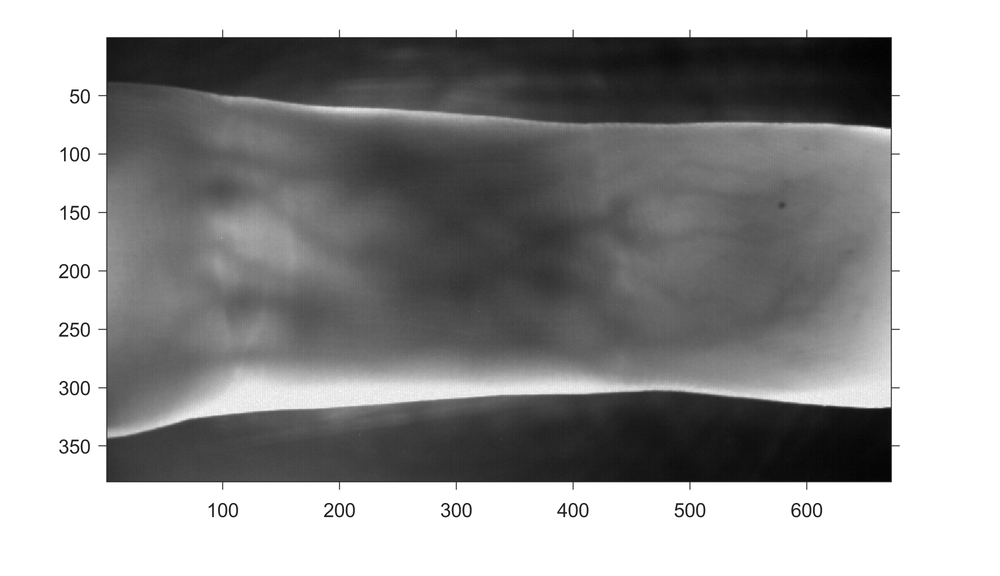
%> input picture own_functions/Skeletonizing_algorithms/original.png, 1000 x 576 px, shrunk from 2140 x 1232 before the run
$ octave --eval "result = MECskeletonize(imread('Skeletonizing_algorithms/original.png'));"   (GNU Octave 9; MATLAB toolbox functions it lacks are replaced by stand-ins)
%> lines starting %> are read from the running program, lines starting %| are printed output that depends on the picture; in (x1, y1, x2, y2) boxes, pixels count from 0 and x2, y2 are one past the last pixel; in counts of white or black regions, pixels touching at a corner belong together; the program's own positions count from 1
### own_functions/lee_region.m
function [region, edges] = lee_region(img, mask_h, mask_w)
%> called with mask_h = 4, mask_w = 20
% Localise the finger region

% Parameters:
%  img    - Input vascular image
%  mask_h - Height of the mask
%  mask_w - Width of the mask

% Returns:
%  region - Binary mask indicating the finger region
%  edges  - Matrix containing two rows, first row corresponds to the
%           y-positions of the upper finger edge and the second row
%           corresponds to the y-positions of the lower finger edge.

% Reference:
% Finger vein recognition using minutia-based alignment and local binary
%   pattern-based feature extraction
% E.C. Lee, H.C. Lee and K.R. Park
% International Journal of Imaging Systems and Technology
%   Volume 19, Issue 3, September 2009, Pages 175-178
% doi: 10.1002/ima.20193

% Author:  Bram Ton <b.t.ton@alumnus.utwente.nl>
% Date:    20th March 2012
% License: Simplified BSD License

[img_h, img_w] = size(img);
%> img_h = 576; img_w = 3000

% Determine lower half starting point
if mod(img_h,2) == 0
    half_img_h = img_h/2 + 1;
%> half_img_h = 289
else
    half_img_h = ceil(img_h/2);
end

% Construct mask for filtering
mask = zeros(mask_h,mask_w);
mask(1:mask_h/2,:) = -1;
mask(mask_h/2 + 1:end,:) = 1;

% Filter image using mask
img_filt = imfilter(img, mask,'replicate');
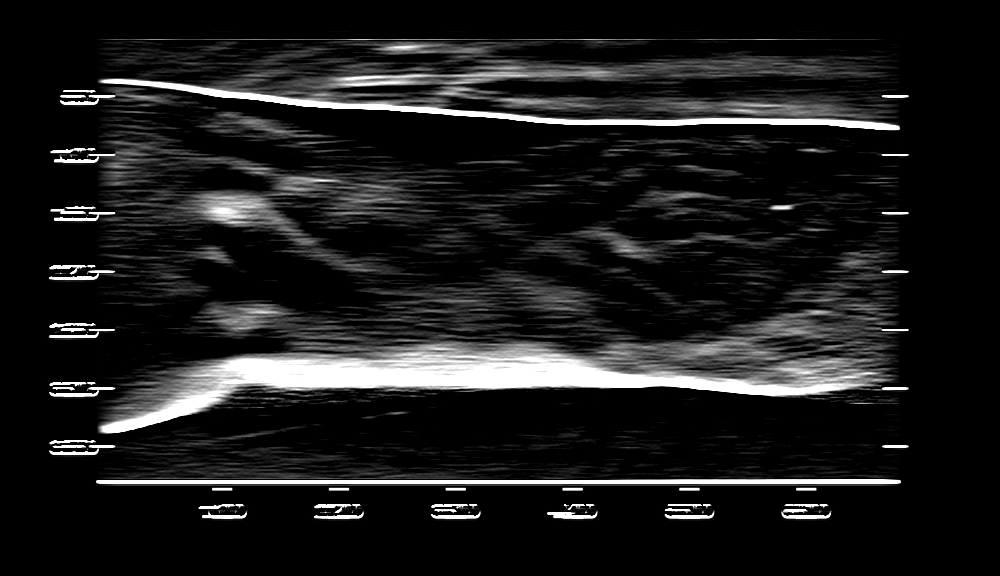
%> img_filt: size 576x1000x3 uint8; min 0, max 255, mean 28.3
%figure; imshow(img_filt)

% Upper part of filtred image
img_filt_up = img_filt(1:floor(img_h/2),:);
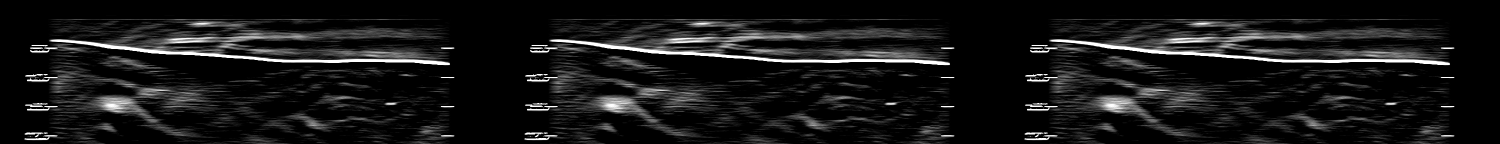
%> img_filt_up: size 288x3000 uint8 (shown at 1/2 size); min 0, max 255, mean 22.8
[~, y_up] = max(img_filt_up);
%> y_up = 3000 values, max 279 at index 49, min 1 at index 1, mean 92.64

% Lower part of filtred image
img_filt_lo = img_filt(half_img_h:end,:);
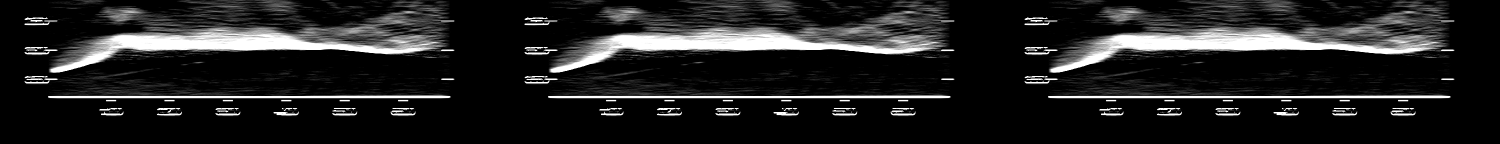
%> img_filt_lo: size 288x3000 uint8 (shown at 1/2 size); min 0, max 255, mean 33.8
[~,y_lo] = min(img_filt_lo);
%> y_lo = 3000 values, max 55 at index 831, min 1 at index 1, mean 7.09

% Fill region between upper and lower edges
region = zeros(size(img));
for i=1:img_w
    region(y_up(i):y_lo(i)+size(img_filt_lo,1), i) = 1;
end
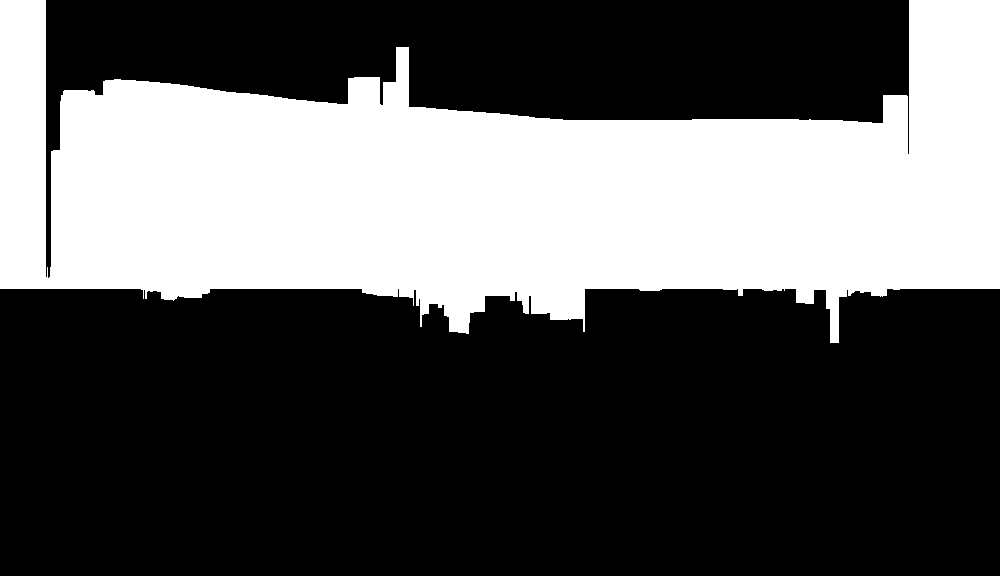
%> region: size 576x1000x3 double; values 0 (black) and 1 (white), 35.3% white; 1 white region, box (x1, y1, x2, y2) and area: (0, 0, 1000, 343) 203452
region = imbinarize(region, 0);
% Save y-position of finger edges
edges = zeros(2,img_w);
edges(1,:) = y_up;
edges(2,:) = round(y_lo + size(img_filt_lo,1));

### own_functions/mean_curvature.m
function H = mean_curvature(im)

  Ix = Dx(im);
  Iy = Dy(im);
  Ixx = Dx(Ix);
  Iyy = Dy(Iy);
  Ixy = Dx(Iy);
  H = 0.5.*((Ixx.*(Iy.^2) - 2 .*Ixy.*Ix.*Iy+Iyy.*(Ix.^2))./((Ix.^2 + Iy.^2).^(3/2)));

end

function d = Dx(u)

  [row,column,p] = size(u);
  d = zeros(row,column,p);
  d(:,2:column,:) = u(:,1:column-1,:) - u(:,2:column,:);
  d(:,1,:) = u(:,1,:) - u(:,column,:);

end

function d = Dy(u)

  [row, column, p] = size(u);
  d = zeros(row, column, p);
  d(2:row,:,:) = u(1:row-1,:,:) - u(2:row,:,:);
  d(1,:,:) = u(1,:,:)-u(row,:,:);

end

### own_functions/filledgegaps.m
% FILLEDGEGAPS  Fills small gaps in a binary edge map image
%
% Usage: bw2 = filledgegaps(bw, gapsize)
%
% Arguments:    bw - Binary edge image
%          gapsize - The edge gap size that you wish to be able to fill.
%                    Use the smallest value you can. (Odd values work best).
%
% Returns:     bw2 - The binary edge image with gaps filled.
%
%
% Strategy: A binary circular blob of radius = gapsize/2 is placed at the end of
% every edge segment.  If the ends of two edge segments are in close proximity
% the circular blobs will overlap.  The image is then thinned.  Where circular
% blobs at end points overlap the thinning process will leave behind a line of
% pixels linking the two end points.  Where an end point is isolated the
% thinning process will erode the circular blob away so that the original edge
% segment is restored.
%
% Use the smallest gapsize value you can.  With large values all sorts of
% unwelcome linking can occur.
%
% The circular blobs are generated using the function CIRCULARSTRUCT which,
% unlike MATLAB's STREL, will accept real valued radius values.  Note that I
% suggest that you use an odd value for 'gapsize'.  This results in a radius
% value of the form x.5 being passed to CIRCULARSTRUCT which results in discrete
% approximation to a circle that seems to respond to thinning in a 'good'
% way. With integer radius values CIRCULARSTRUCT can produce circles that
% result in minor artifacts being generated by the thinning process.
%
% See also: FINDENDSJUNCTIONS, FINDISOLATEDPIXELS, CIRCULARSTRUCT, EDGELINK

% Copyright (c) 2013 Peter Kovesi
% Centre for Exploration Targeting
% The University of Western Australia
% peter.kovesi at uwa edu au
%
% Permission is hereby granted, free of charge, to any person obtaining a copy
% of this software and associated documentation files (the "Software"), to deal
% in the Software without restriction, subject to the following conditions:
%
% The above copyright notice and this permission notice shall be included in
% all copies or substantial portions of the Software.
%
% The Software is provided "as is", without warranty of any kind.

% PK May 2013

function bw = filledgegaps(bw, gapsize)

    [rows, cols] = size(bw);

    % Generate a binary circle with radius gapsize/2 (but not less than 1)
    blob = circularstruct(max(gapsize/2, 1));

    rad = (size(blob,1)-1)/2;  % Radius of resulting blob matrix. Note
                               % circularstruct returns an odd sized matrix

    % Get coordinates of end points and of isolated pixels
    [~, ~, re, ce] = findendsjunctions(bw);
    [ri, ci] = findisolatedpixels(bw);

    re = [re;ri];
    ce = [ce;ci];

    % Place a circular blob at every endpoint and isolated pixel
    for n = 1:length(re)

        if (re(n) > rad) && (re(n) < rows-rad) && ...
                (ce(n) > rad) && (ce(n) < cols-rad)

            bw(re(n)-rad:re(n)+rad, ce(n)-rad:ce(n)+rad) = ...
                bw(re(n)-rad:re(n)+rad, ce(n)-rad:ce(n)+rad) | blob;
        end
    end

    bw = bwmorph(bw, 'thin', inf);  % Finally thin

    % At this point, while we may have joined endpoints that were close together
    % we typically have also generated a number of small loops where there were
    % more than one endpoint close to an edge.  To address this we identfy the
    % loops by finding 4-connected blobs in the inverted image.  Blobs that are
    % less than or equal to the size of the blobs we used to link edges are
    % filled in, the image reinverted and then rethinned.

    L = bwlabel(~bw,4);
    stats = regionprops(L, 'Area');

    % Get blobs with areas <= pi* (gapsize/2)^2
    ar = cat(1,stats.Area);
    ind = find(ar <= pi*(gapsize/2)^2);

    % Fill these blobs in image bw
    for n = ind'
        bw(L==n) = 1;
    end

    bw = bwmorph(bw, 'thin', inf);  % thin again


### own_functions/circularstruct.m
% CIRCULARSTRUCT
%
% Function to construct a circular structuring element
% for morphological operations.
%
% function strel = circularstruct(radius)
%
% Note radius can be a floating point value though the resulting
% circle will be a discrete approximation
%
% Peter Kovesi   March 2000

function strel = circularstruct(radius)

if radius < 1
  error('radius must be >= 1');
end

dia = ceil(2*radius);  % Diameter of structuring element

if mod(dia,2) == 0     % If diameter is a odd value
 dia = dia + 1;        % add 1 to generate a `centre pixel'
end

r = fix(dia/2);
[x,y] = meshgrid(-r:r);
rad = sqrt(x.^2 + y.^2);
strel = rad <= radius;

### own_functions/findendsjunctions.m
% FINDENDSJUNCTIONS - find junctions and endings in a line/edge image
%
% Usage: [rj, cj, re, ce] = findendsjunctions(edgeim, disp)
%
% Arguments:  edgeim - A binary image marking lines/edges in an image.  It is
%                      assumed that this is a thinned or skeleton image
%             disp   - An optional flag 0/1 to indicate whether the edge
%                      image should be plotted with the junctions and endings
%                      marked.  This defaults to 0.
%
% Returns:    rj, cj - Row and column coordinates of junction points in the
%                      image.
%             re, ce - Row and column coordinates of end points in the
%                      image.
%
% See also: EDGELINK
%
% Note I am not sure if using bwmorph's 'thin' or 'skel' is best for finding
% junctions.  Skel can result in an image where multiple adjacent junctions are
% produced (maybe this is more a problem with this junction detection code).
% Thin, on the other hand, can produce different output when you rotate an image
% by 90 degrees.  On balance I think using 'thin' is better. Skeletonisation and
% thinning is surprisingly awkward.

% Copyright (c) 2006-2013 Peter Kovesi
% Centre for Exploration Targeting
% The University of Western Australia
% peter.kovesi at uwa edu au
%
% Permission is hereby granted, free of charge, to any person obtaining a copy
% of this software and associated documentation files (the "Software"), to deal
% in the Software without restriction, subject to the following conditions:
%
% The above copyright notice and this permission notice shall be included in
% all copies or substantial portions of the Software.
%
% The Software is provided "as is", without warranty of any kind.

% November 2006  - Original version
% May      2013  - Call to bwmorph to ensure image is thinned was removed as
%                  this might cause problems if the image used to find
%                  junctions is different from the image used for, say,
%                  edgelinking

function [rj, cj, re, ce] = findendsjunctions(b, disp)

    if nargin == 1
	disp = 0;
    end

    % Set up look up table to find junctions.  To do this we use the function
    % defined at the end of this file to test that the centre pixel within a 3x3
    % neighbourhood is a junction.
    lut = makelut(@junction, 3);
    junctions = applylut(b, lut);
    [rj,cj] = find(junctions);

    % Set up a look up table to find endings.
    lut = makelut(@ending, 3);
    ends = applylut(b, lut);
    [re,ce] = find(ends);

    if disp
	show(edgeim,1), hold on
	plot(cj,rj,'r+')
	plot(ce,re,'g+')
    end

%----------------------------------------------------------------------
% Function to test whether the centre pixel within a 3x3 neighbourhood is a
% junction. The centre pixel must be set and the number of transitions/crossings
% between 0 and 1 as one traverses the perimeter of the 3x3 region must be 6 or
% 8.
%
% Pixels in the 3x3 region are numbered as follows
%
%       1 4 7
%       2 5 8
%       3 6 9

function b = junction(x)

    a = [x(1) x(2) x(3) x(6) x(9) x(8) x(7) x(4)]';
    b = [x(2) x(3) x(6) x(9) x(8) x(7) x(4) x(1)]';
    crossings = sum(abs(a-b));

    b = x(5) && crossings >= 6;

%----------------------------------------------------------------------
% Function to test whether the centre pixel within a 3x3 neighbourhood is an
% ending. The centre pixel must be set and the number of transitions/crossings
% between 0 and 1 as one traverses the perimeter of the 3x3 region must be 2.
%
% Pixels in the 3x3 region are numbered as follows
%
%       1 4 7
%       2 5 8
%       3 6 9

% [6 lines left out: function ending, not called in this run]


### own_functions/MECskeletonize.m
function [img_mec_skeleton, branch_array_mec] = MECskeletonize(img)

    mask_height=4; % Height of the mask
    mask_width=20; % Width of the mask
    [~, edges] = lee_region(img,mask_height,mask_width);
%> edges = 3000 columns, first 8: [1 1 1 1 1 1 1 1; 289 289 289 289 289 289 289 289]

    for col = 1:size(edges,2)
        img(1:edges(1,col), col) = 0;
        img(edges(2,col):end, col) = 0;
    end
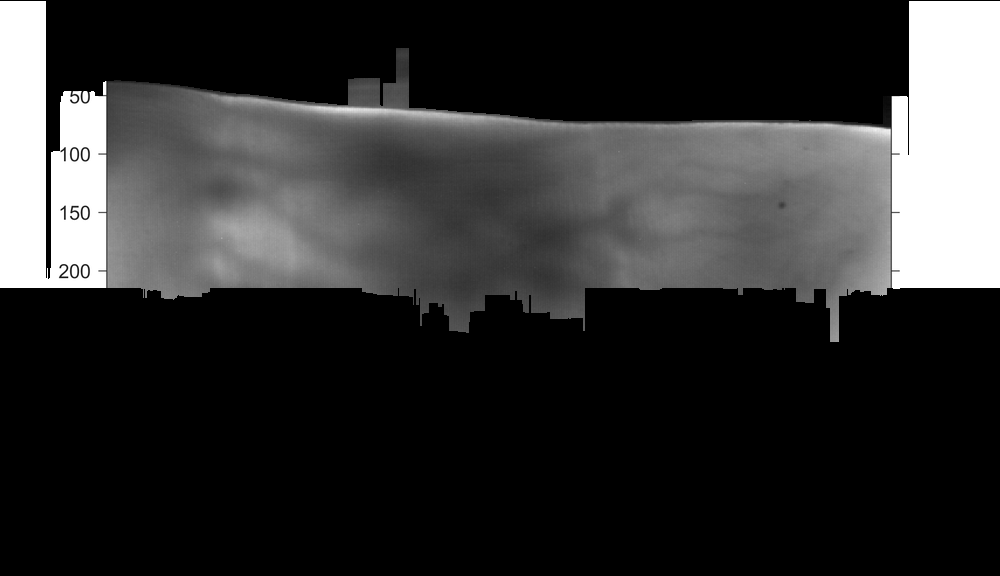
%> img: size 576x1000x3 uint8; min 0, max 255, mean 49.1

    % gaussian filter
    S = im2double(img);

    sigma = 3.2;
    L = 2*ceil(sigma*3)+1;
    h = fspecial('gaussian', L, sigma);% create the PSF
    imfiltered = imfilter(S, h, 'replicate', 'conv'); % apply the filter

    S = imfiltered;

    % Mean curvature method
    v_mean_curvature = mean_curvature(S);
%> in Dx (call 2), `d(:,2:column,:) = u(:,1:column-1,:) - u(:,2:column,:);`:
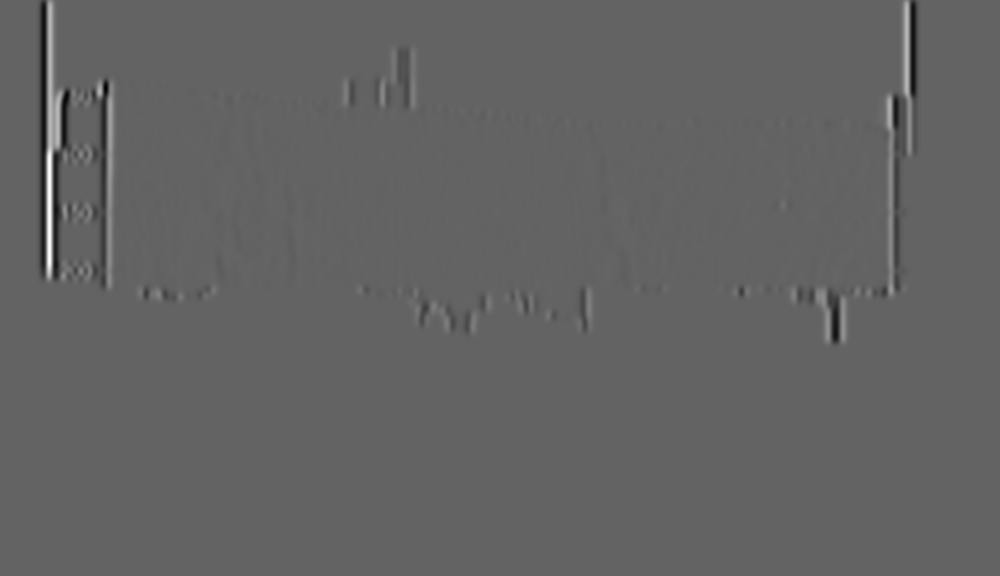
%> d: size 576x1000x3 double; min -0.0283, max 0.0445, mean 1.14e-22; drawn with min black and max white
%> in mean_curvature, `H = 0.5.*((Ixx.*(Iy.^2) - 2 .*Ixy.*Ix.*Iy+Iyy.*(Ix.^2))./((Ix.^2 + Iy...`: H: size 576x1000x3 double; 65.75% of the values are NaN or infinite; the others: min -6922.1, max 404348, mean 2.34

    % Binarise the vein image
    md = 0.01;
    img_mec_bin = v_mean_curvature > md;
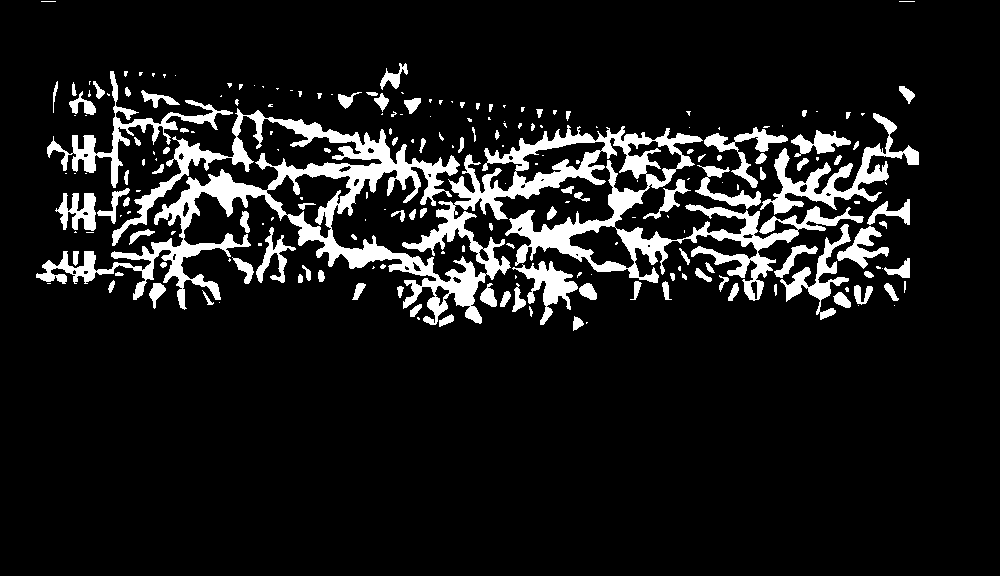
%> img_mec_bin: size 576x1000x3 logical; 10.5% white; 214 white regions (107 under 20 px), largest, box (x1, y1, x2, y2) and area: (36, 108, 864, 325) 36154, (760, 113, 919, 215) 3531, (47, 71, 233, 188) 2853

    bw1 = filledgegaps(img_mec_bin, 7);
%> the run ends on the next line
    img_mec_skeleton  = bwareaopen(bw1,10);

    % find branchpoints remaining and put in array
    bw1br = bwmorph(img_mec_skeleton, 'branchpoints');
    [i,j] = find(bw1br);
    branch_array_mec = [j,i];

end
